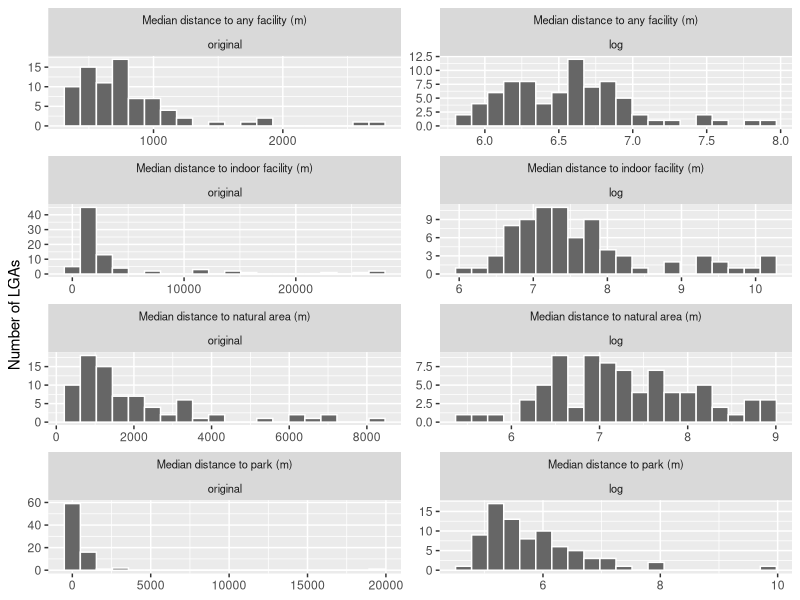

This figure's R source:
## ---- chunk 1
#| label: load-packages
#| include: false
library(knitr)
library(ggplot2)
library(dplyr)
library(tidyverse)
options(width = 70)
## ---- chunk 2
#| label: EDA-distributions-health
#| include: false

analysis_lga <- read_csv("clean_data/analysis_lga.csv")

outcomes <- c(
  "Insufficiently active (less than moderate)" = "inactive_percent",
  "Physical activity (≥150 min/week)" = "activity_percent",
  "Obesity (BMI ≥30)" = "obesity_percent",
  "High psychological distress" = "distress_percent",
  "Fair/poor self-rated health" = "poor_health_percent"
)

access <- c(
  "Median distance to park (m)" = "med_dist_park_m",
  "Median distance to natural area (m)" = "med_dist_nature_m",
  "Median distance to any facility (m)" = "med_dist_facility_m",
  "Median distance to indoor facility (m)" = "med_dist_indoor_m",
  "Indoor facilities (%)" = "pct_indoor_facilities",
  "Sport types available" = "sport_type_count"
)

distance_vars <- access[str_detect(access, "^med_dist")]

analysis_lga |>
  select(all_of(unname(distance_vars))) |>
  pivot_longer(everything(), names_to = "indicator") |>
  mutate(log = log(value)) |>
  rename(original = value) |>
  pivot_longer(c(original, log), names_to = "scale") |>
  mutate(
    scale = factor(scale, levels = c("original", "log")),
    indicator = names(access)[match(indicator, access)]
  ) |>
  ggplot(aes(value)) +
  geom_histogram(bins = 20, fill = "grey40", colour = "white") +
  facet_wrap(indicator ~ scale, scales = "free", ncol = 2) +
  labs(x = NULL, y = "Number of LGAs") +
  theme(strip.text = element_text(size = 8))
